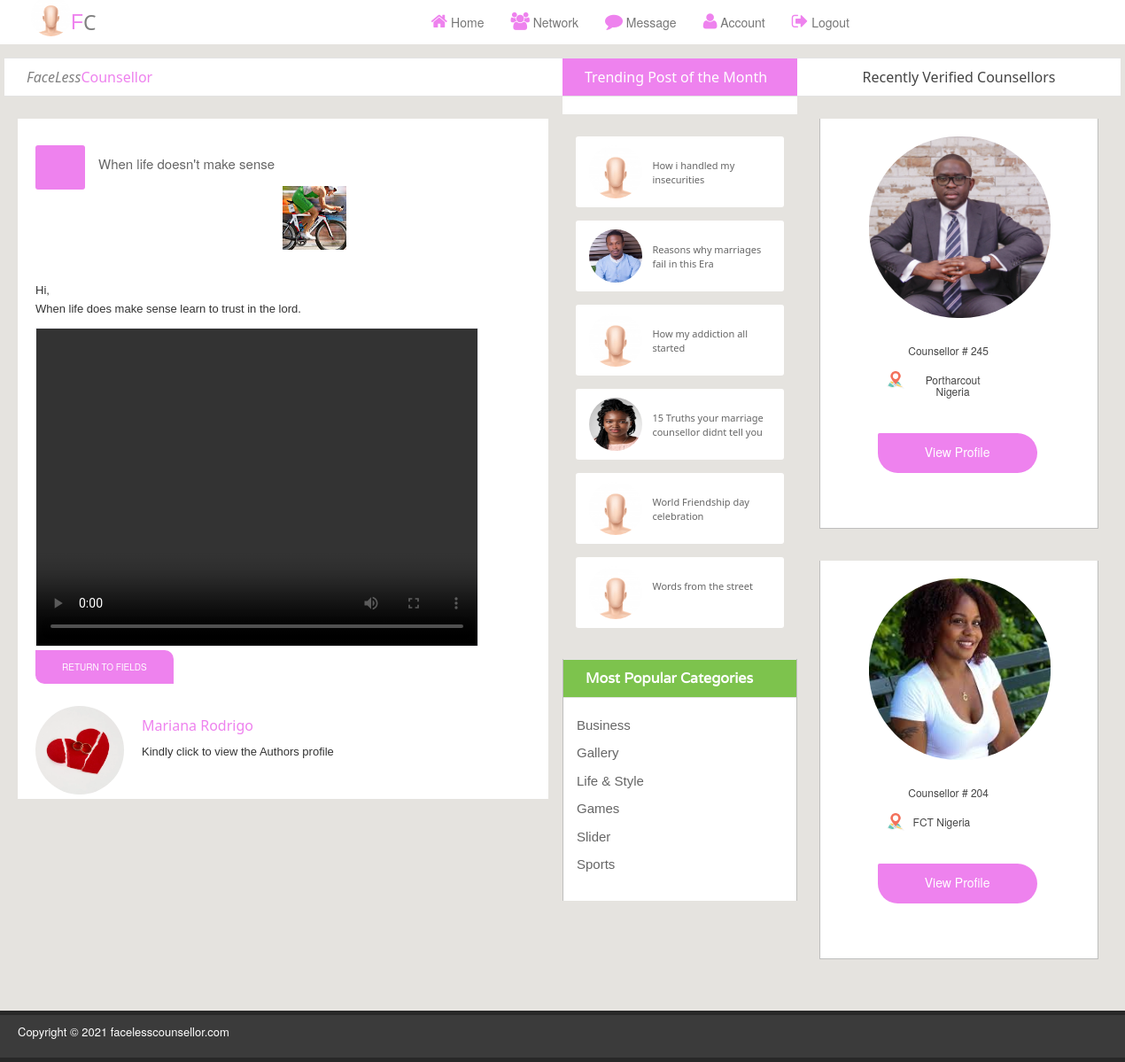
Screenshot of /post_detail/12 (signed in) with the database file from the repository.
### fc/models.py (models this page shows)
class Posts(db.Model, UserMixin):
    id = db.Column(db.Integer, primary_key=True)
    poster_username = db.Column(db.String(255), nullable=False)
    poster_email = db.Column(db.String(255), nullable=False)
    poster_img = db.Column(db.String(255), nullable=False)
    post_id = db.Column(db.String(255), nullable=True)
    post_title = db.Column(db.String(255), nullable=True)
    post_desc = db.Column(db.String(255), nullable=True)
    post_img = db.Column(db.String(255), nullable=True)
    post_like = db.Column(db.String(255), nullable=True)
    post_relate = db.Column(db.String(255), nullable=True)
    post_message = db.Column(db.String(255), nullable=True)
    post_trend = db.Column(db.String(255), nullable=True)
    posted_date = db.Column(db.DateTime(), default=datetime.utcnow)
    post_status = db.Column(db.String(255), nullable=True, default= 0)
    completed_at = db.Column(db.DateTime(), default=datetime.utcnow)
    status = db.Column(db.String(255), nullable=True, default= 0)
    active = db.Column(db.Boolean())
    confirmed_at = db.Column(db.DateTime())

class Worker(db.Model, UserMixin):
    id = db.Column(db.Integer, primary_key=True)
    fc_id = db.Column(db.String(255), nullable=False)
    name = db.Column(db.String(255), nullable=False)
    email = db.Column(db.String(255), unique=True, nullable=False)
    phone = db.Column(db.String(255), unique=True, nullable=False)
    role = db.Column(db.String(255), nullable=False)
    gender = db.Column(db.String(255), nullable=False)
    date_of_birth =db.Column(db.String(255), nullable=True)
    country = db.Column(db.String(255), nullable=True)
    city = db.Column(db.String(255), nullable=True)
    age = db.Column(db.String(255), nullable=True)
    about = db.Column(db.String(255), nullable=True)
    id_card = db.Column(db.String(255), nullable=True)
    marrital_status = db.Column(db.String(255), nullable=True)
    education = db.Column(db.String(255), nullable=True)
    religion = db.Column(db.String(255), nullable=True)
    languages = db.Column(db.String(255), nullable=True)
    hobbies = db.Column(db.String(255), nullable=True)
    number_of_jobs = db.Column(db.String(255), nullable=True)
    stars = db.Column(db.String(255), nullable=True)
    fc_image = db.Column(db.String(255), nullable=True, default='default.jpg')
    image = db.Column(db.String(255), nullable=True, default='default.jpg')
    completed_at = db.Column(db.DateTime(), default=datetime.utcnow)
    status = db.Column(db.String(255), nullable=True, default= 0)
    active = db.Column(db.Boolean())
    confirmed_at = db.Column(db.DateTime())

### fc/routes.py (the view)
@app.route('/post_detail/<int:post_id>')
@login_required
def post_detail(post_id):
  page = request.args.get('page', 1, type=int)
  post= Posts.query.get(post_id)
  posts = Posts.query.filter_by(post_id= post.post_id)
  workers = Worker.query.order_by(Worker.completed_at.desc()).paginate(page = page,  per_page=2)
  return render_template('/post_detail.html',  posts = posts, workers=workers)

### fc/__init__.py (called while the page is built)
@login_manager.user_loader
def load_user(user_id):
	return User.query.get(int(user_id))

### fc/momentjs.py (called while the page is built)
    def render(self, format):
        return Markup(
            "<script>\ndocument.write(moment(\"%s\").%s);\n</script>" %
            (self.timestamp.strftime("%Y-%m-%dT%H:%M:%S Z"), format))

    def format(self, fmt):
        return self.render("format(\"%s\")" % fmt)

### fc/templates/post_detail.html (shortened to what this page needs)
<!DOCTYPE html>
<html>
<head>
<link rel="stylesheet" href="/static/field_style/assets/css/bootstrap.min.css">
<link rel="stylesheet" href="/static/field_style/assets/css/font-awesome.min.css">
<link rel="stylesheet" href="/static/field_style/assets/css/font.css">
<link rel="stylesheet" href="/static/field_style/assets/css/animate.css">
<link rel="stylesheet" href="/static/field_style/assets/css/structure.css">
</head>
<body>
<header id="header" style="position: fixed;z-index: 9000; background-color: white;">
  <div class="container" >
    <nav class="navbar navbar-default" role="navigation" style="background-color:#ffffff;border:none">
      <div class="container-fluid" style="background-color:#ffffff;border:none">
        <div class="navbar-header" style="background-color:#ffffff;border:none">
          <a class="navbar-brand" href="{{url_for('fields')}}" style="display: flex; font-family: Verdana, Geneva, Tahoma, sans-serif;">
            <img class="border-2 shadow-lg" src="/static/field_style/assets/img/mee.jpg" alt="logo" style="width:45px;height:45px; border-radius: 100px;margin-top: -19px;font-family:sans-serif; color:violet" ><span style="color: violet;">F</span><span style="font-weight: 100; color:gray; font-family: system-ui">C</span></a> </div>
        <div id="navbar" class="navbar-collapse collapse">
          <ul class="nav navbar-nav custom_na" style="justify-content: space-between;position: absolute; right:30px;background-color:white;" >
            <li ><a href="{{url_for('home')}}"><i class="fa fa-home" style="color:Violet; font-size: 20px;margin-top:-9px"></i>   Home</a></li>
            <li><a href="#"><i class="fa fa-users" style="color:Violet; font-size: 20px;margin-top:-9px"></i> Network</a></li>
            <li><a href="#"><i class="fa fa-comment" style="color:Violet; font-size: 20px;margin-top:-9px"></i> Message</a></li>
            <li><a href="{{url_for('profile')}}"><i class="fa fa-user" style="color:Violet; font-size: 20px;margin-top:-9px"></i> Account</a></li>
             <li><a href="{{url_for('logout')}}"><i class="fa fa-sign-out" style="color:Violet; font-size: 20px;margin-top:-9px"></i> Logout</a></li>
          </ul>
        </div>
      </div>
    </nav>
  </div>
</header>
<section id="contentbody">
  <div class="container border-2 shadow-lg">
    <div class="row">
      <div class=" col-sm-12 col-md-6 col-lg-6">
        <div class="row border-2 shadow-lg">
          <div class="leftbar_content">
            <h2 style="font-weight: 100;font-family: system-ui;color:grey;font-style: italic;"> FaceLess<span style="font-weight:400; color:violet; font-style: initial;">Counsellor</span></h2>
             {% for post in posts %}
            <div class="singlepost_area;">
              <div class="singlepost_content border-2 shadow-lg" > <span class="stuff_date" style="background-color: violet; font-size: 8px; padding:15px 10px; text-align: center"></span>
                <div style="position:relative;"><a style="text-decoration:none; font-size: 15px">{{post.post_title}} </a></div>
                <img class="img-center" src="../images/hot_img1.jpg" alt="">
                <p style="white-space: pre-line">
                  {{post.post_desc}}
                </p>
                <div class="single_stuff_img border-2 shadow-lg" > <a >
               {% if 'mp4' in post.post_img %}
                        <video  class="img-view-video border-2 shadow-lg" style="border: 1px solid #f0f0f5"  controls>
                            <source src={{url_for('static', filename='user_uploads/' + post.post_img)}} type="video/mp4" class="img-view-video border-2 shadow-lg" allowfullscreen>
                          </video>
                          {% else %}
                         <img class="img-view border-2 shadow-lg" src="{{url_for('static', filename='user_uploads/' + post.post_img)}}" alt="" style="z-index: -1">
                         {% endif %}
                </a> </div>
                <div class="sin5lepage_pagination"> <a class="previous_btn" href="{{url_for('fields')}}" style="background-color: violet;border:none; color:#ffffff; font-size:10px ;  padding:12px 30px;">Return to Fields</a>  </div>
                <div class="author border-2 shadow-lg" style="margin-top: 10px;" id="md-author">
                <a href="{{url_for('user_detail',  email = post.poster_email)}}"><img src="{{url_for('static', filename='user_uploads/' + post.poster_img)}}" alt="" id="md-author-img">
                </a>
                 <h3 id="md-author-title"><a href="{{url_for('user_detail',  email = post.poster_email)}}" style="font-size: 16px;font-family: system-ui"><span style="text-transform: capitalize;color:violet">{{post.poster_username}}</span></a></h3>
                  <div class="author_details" >
                    <div>
                     <a href="{{url_for('user_detail',  email = post.poster_email)}}">
                    <p style="min-width: 300px">Kindly click to view the Authors profile </p>
                    </a>
                    </div>
                  </div>
                </div>
              </div>
            </div>
              {% endfor %}
          </div>
        </div>
      </div>
      <div class="col-sm-6 col-md-2 col-lg-2">
        <div class="row">
          <div class="middlebar_content">
            <h2 class="violet_bg" style="background-color: violet; font-family: system-ui;font-weight:100">Trending Post of the Month</h2>
            <div class="middlebar_content_inner wow fadeInUp" style="margin-top:20px;border:none; background-color: #e5e3df;">
              <ul class="middlebar_nav " style="background-color: red;">
                <li class="card border-1 shadow-lg" style="border-radius: 3px; background-color: #ffffff;padding:10px 15px">
                   <a class="mbar_thubnail" href="#">
                     <img src="/static/field_style/assets/img/mee.jpg" alt="" style="border-radius: 100px;width: 60px; height:60px;padding-bottom:0px;">
                    </a>
                     <a class="mbar_title" href="#" style="font-family: system-ui;font-size: 11px;padding-top: 10px;font-weight:100;">How i handled my insecurities</a>
                </li>
                <li class="card border-1 shadow-lg" style="border-radius: 3px; background-color: #ffffff;padding:10px 15px">
                  <a class="mbar_thubnail" href="#">
                    <img src="/static/field_style/assets/img/mec013.jpg" alt="" style="border-radius: 100px;width: 60px; height:60px;padding-bottom:0px;">
                   </a>
                    <a class="mbar_title" href="#" style="font-family: system-ui;font-size: 11px;padding-top: 10px;font-weight:100;">Reasons why marriages fail in this Era</a>
                <li class="card border-1 shadow-lg" style="border-radius: 3px; background-color: #ffffff;padding:10px 15px">
              <a class="mbar_thubnail" href="#">
                <img src="/static/field_style/assets/img/mee.jpg" alt="" style="border-radius: 100px;width: 60px; height:60px;padding-bottom:0px;">
               </a>
                <a class="mbar_title" href="#" style="font-family: system-ui;font-size: 11px;padding-top: 10px;font-weight:100;">How my addiction all started</a>
                </li>
              </li>
              <li class="card border-1 shadow-lg" style="border-radius: 3px; background-color: #ffffff;padding:10px 15px">
                <a class="mbar_thubnail" href="#">
                  <img src="/static/field_style/assets/img/girl3.jpg" alt="" style="border-radius: 100px;width: 60px; height:60px;padding-bottom:0px;">
                </a>
                  <a class="mbar_title" href="#" style="font-family: system-ui;font-size: 11px;padding-top: 10px;font-weight:100;">15 Truths your marriage counsellor didnt tell you</a>
            </li>
              <li class="card border-1 shadow-lg" style="border-radius: 3px; background-color: #ffffff;padding:10px 15px">
                  <a class="mbar_thubnail" href="#">
                    <img src="/static/field_style/assets/img/mee.jpg" alt="" style="border-radius: 100px;width: 60px; height:60px;padding-bottom:0px;">
                  </a>
                    <a class="mbar_title" href="#" style="font-family: system-ui;font-size: 11px;padding-top: 10px;font-weight:100;">World Friendship day celebration</a>
              </li>
              <li class="card border-1 shadow-lg" style="border-radius: 3px; background-color: #ffffff;padding:10px 15px">
                <a class="mbar_thubnail" href="#">
                  <img src="/static/field_style/assets/img/mee.jpg" alt="" style="border-radius: 100px;width: 60px; height:60px;padding-bottom:0px;">
                </a>
                  <a class="mbar_title" href="#" style="font-family: system-ui;font-size: 11px;padding-top: 10px;font-weight:100;">Words from the street</a>
              </li>
              </ul>
            </div>
            <div class="popular_categori  wow fadeInUp">
              <h2 class="limeblue_bg">Most Popular Categories</h2>
              <ul class="poplr_catgnva">
                <li><a href="#">Business</a></li>
                <li><a href="#">Gallery</a></li>
                <li><a href="#">Life &amp; Style</a></li>
                <li><a href="#">Games</a></li>
                <li><a href="#">Slider</a></li>
                <li><a href="#">Sports</a></li>
              </ul>
            </div>
          </div>
        </div>
      </div>
      <div class="col-sm-6 col-md-4 col-lg-4">
        <div class="row">
          <div class="rightbar_content">
            <div class="single_blog_sidebar wow fadeInUp">
              <h2 style="text-transform: capitalize;font-family: system-ui;font-weight: 100; text-align: center;">Recently Verified Counsellors</h2>
             <ul class="featured_nav">
              {% for worker in workers.items %}
                <li>
                  <div class="col-md-6 col-lg-3 border-1 shadow-sm" style="max-width:300px;">
                  <div class="block-pricing border-1 shadow-sm" style="justify-content: center;padding:10px 30px ">
                    <a href="{{url_for('detail', fc_id = worker.id)}}">
                     <img src="{{url_for('static', filename='user_uploads/' + worker.fc_image)}}" style="height:205px; width:205px;margin:10px 10px;border-radius: 100px; object-fit: cover;" alt="About" ></a>
                       <center>
                          <h4 style="font-size:12px; text-align: center; margin:20px 50px;width:100px;">{{worker.role}} # {{worker.fc_id}}</h4>
                          <h4 style="display:flex; font-size:12px;text-align: center; margin: 20px;width:130px;"><img src="/static/field_style/assets/img/locc.png" style="width: 20px; height:20px; margin:-3px 10px"> {{worker.city}}  {{worker.country}}</h4>
                       </center>
                        <div class="table_btn">
                          <a href="{{url_for('detail', fc_id = worker.id)}}" class="btn" style="margin:20px;font-size: 14px; background-color:violet;padding:10px; width:180px; height:45px;color:#ffffff;border-bottom-right-radius: 50px; border-bottom-left-radius:50px; border-top-right-radius:50px; font-weight:100"></i> View Profile</a>
                       </div>
                    </div>
                </div >
                </li>
                 {% endfor %}
              </ul>
            </div>
          </div>
        </div>
      </div>
    </div>
  </div>
</section>
<footer id="footer">
  <div class="container">
    <div class="row">
      <div class="col-md-12">
        <div class="footer_inner">
         <center><p class="pull-left">Copyright &copy; 2021 facelesscounsellor.com</p></center>
        </div>
      </div>
    </div>
  </div>
</footer>
</body>
</html>

### fc/templates/post_detail.html (style rules this page uses)
.img-view-video { height:360px; width:500px; background-color: #ffffff; align-items: center; justify-content: center }

### rows the page displays
Posts: post_title "When life doesn't make sense", post_desc "Hi, When life does make sense learn to trust in the lord.", poster_img (picture), poster_username "Mariana Rodrigo"
Worker: fc_image (picture), role "Counsellor", fc_id "245", city "Portharcout", country "Nigeria"
Worker: fc_image (picture), role "Counsellor", fc_id "204", city "FCT", country "Nigeria"
